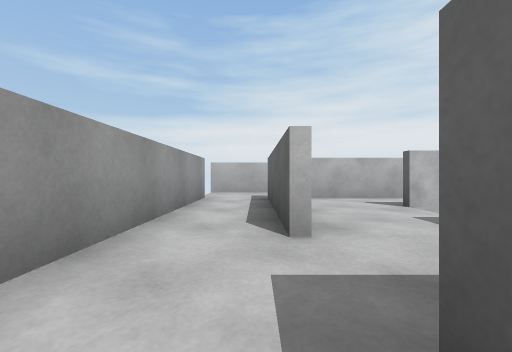
view 1 (above)

16 first-person views from a walk through a Unity game level. The camera is 0.55 m above the floor, looks level and sees 90° across. The floor is counted in squares, 1 m on a side. Each view is taken from the middle of a square. On the plan, view 1 faces up. The plan holds only what a view shows up to about 9 squares ahead; the rest is blank. The player character is not drawn. Surface patterns are stand-ins for the level's own textures.

view 2
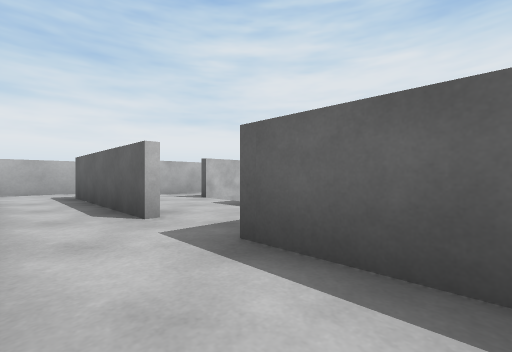

view 3
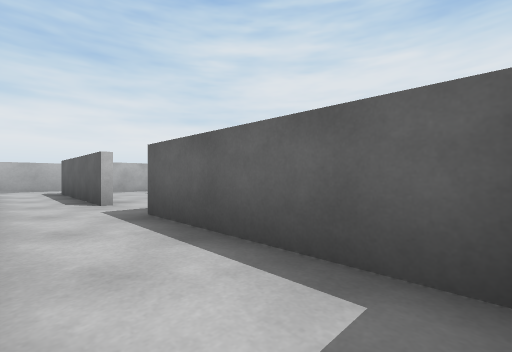

view 4
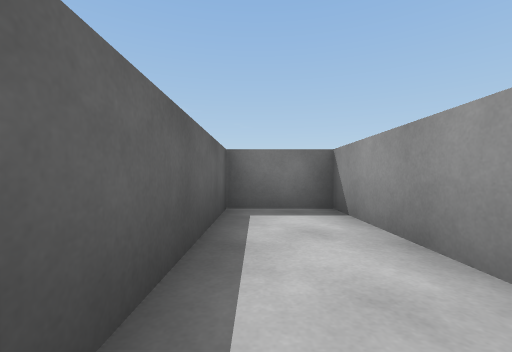

view 5
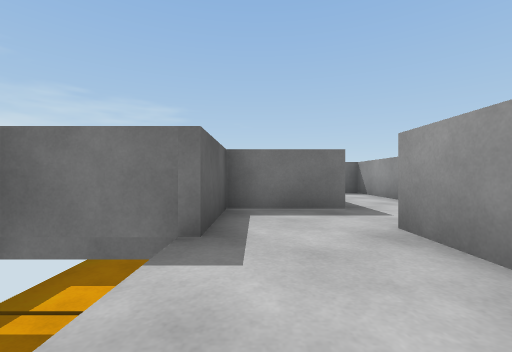

view 6
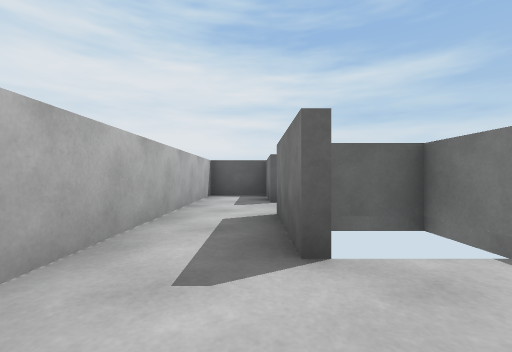

view 7
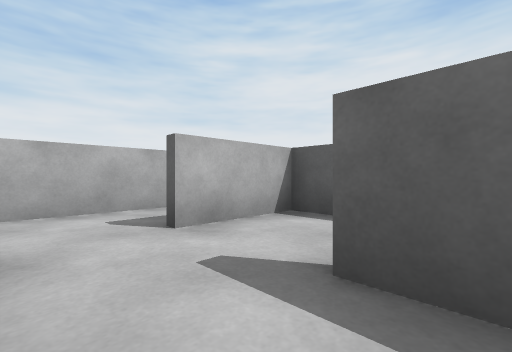

view 8
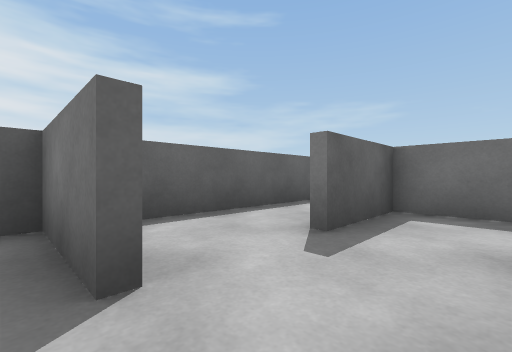

view 9
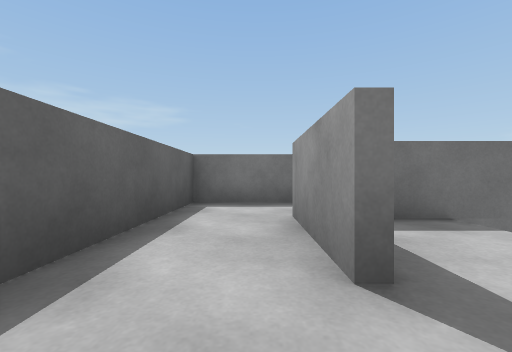

view 10
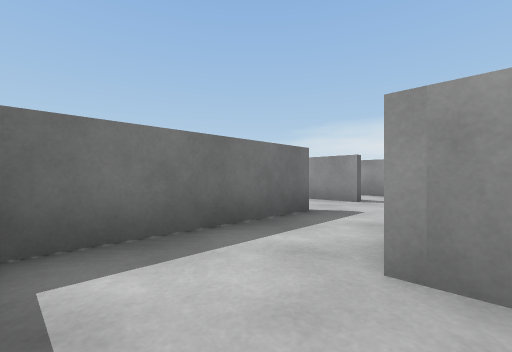

view 11
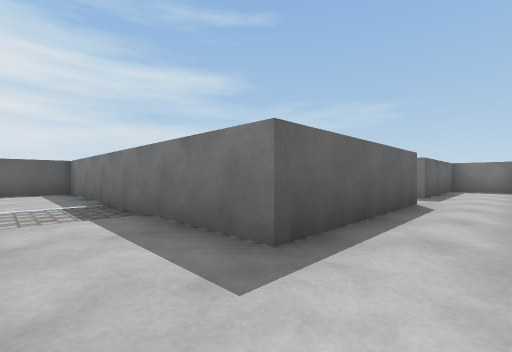

view 12
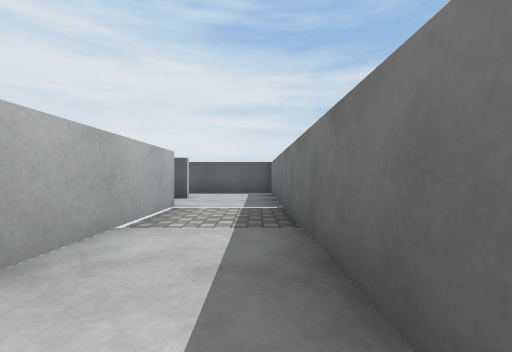

view 13
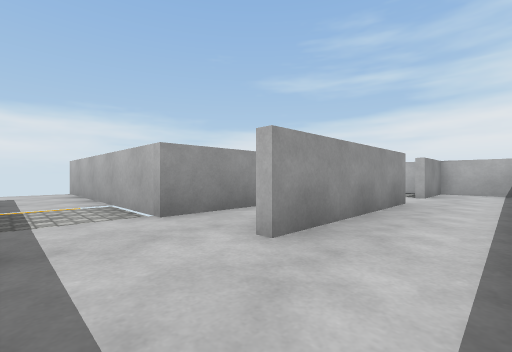

view 14
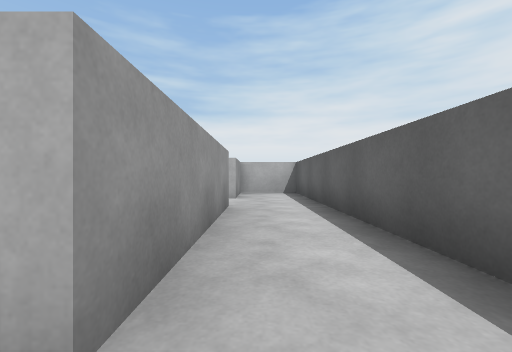

view 15
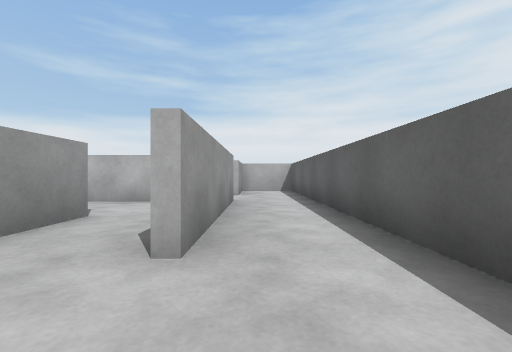

view 16
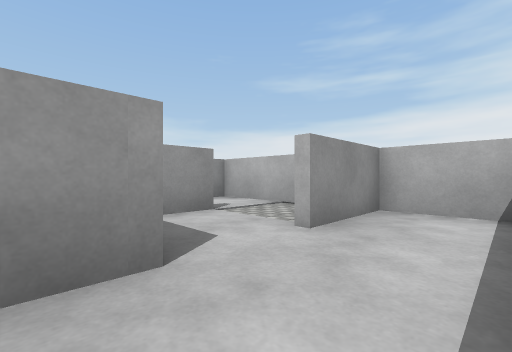

### Floor plan
Points are (right, up) in squares from view 1. A wall is a line through its corners. A room is listed if a view was taken in it or the views show most of it. See-through windows are left out.
Room 1 (views 1, 2, 3, 4)
walls: (-1.3, -0.2) (-1.3, -3.3) (0.5, -3.3) (0.5, 0.7); (-1.3, 2.4) (-1.3, 1.2)
ways out: opening at (1, 2) to room 2; opening at (-1, 3) to room 4
Room 2 (views 5, 6)
walls: (2.9, 4.7) (4.8, 4.7); (0.5, 3.5) (0.5, 2.3); (3.9, 4.5) (2.9, 4.5); (4.4, 6.3) (1.4, 6.3); (0.5, 0.7) (2.5, 0.7) (2.5, 2.7) (4.5, 2.7) (4.5, 4)
ways out: opening at (1, 2) to room 1; opening at (4, 5) to room 3
Room 3 (views 7, 8, 9, 10)
walls: (6.5, 2.8) (6.5, 0.5); (6.2, 4.7) (8.3, 4.7); (3.6, 0.7) (6.3, 0.7) (6.3, 2.8); (8.3, 0.4) (8.3, 4.5) (6.2, 4.5); (8.4, 6.3) (4.4, 6.3)
ways out: opening at (4, 5) to room 2; opening at (7.5, 1.5) to room 5
Room 4 (views 11, 12, 13, 14, 15, 16)
walls: (4.7, 8.5) (-1.5, 8.5); (6.5, 12.8) (6.5, 8.6); (8.3, 4.7) (8.3, 16.3) (6.5, 16.3) (6.5, 14.2); (-1.3, 6.5) (-1.3, 2.4); (0.3, 2.2) (0.3, 6.5) (8.4, 6.5)
ways out: opening at (-1, 3) to room 1; opening at (6, 14)
Room 5 (no view inside)
walls: (4.5, -1.3) (8.3, -1.3) (8.3, 0.4)
ways out: opening at (7.5, 1.5) to room 3; opening at (5.5, 0)

Where each view was taken, in squares from view 1:
view 1: 0 up, 0 right, facing up
view 2: 1 down, 1 left, facing up-right
view 3: 3 down, 1 left, facing up-right
view 4: 1 up, 0 right, facing down
view 5: 5 up, 2 right, facing down
view 6: 5 up, 1 right, facing right
view 7: 2 up, 5 right, facing up-right
view 8: 5 up, 5 right, facing down-right
view 9: 4 up, 7 right, facing down
view 10: 1 up, 8 right, facing down-left
view 11: 8 up, 1 left, facing down-right
view 12: 7 up, 0 right, facing right
view 13: 7 up, 8 right, facing up-left
view 14: 8 up, 7 right, facing up
view 15: 7 up, 7 right, facing up
view 16: 12 up, 8 right, facing up-left
